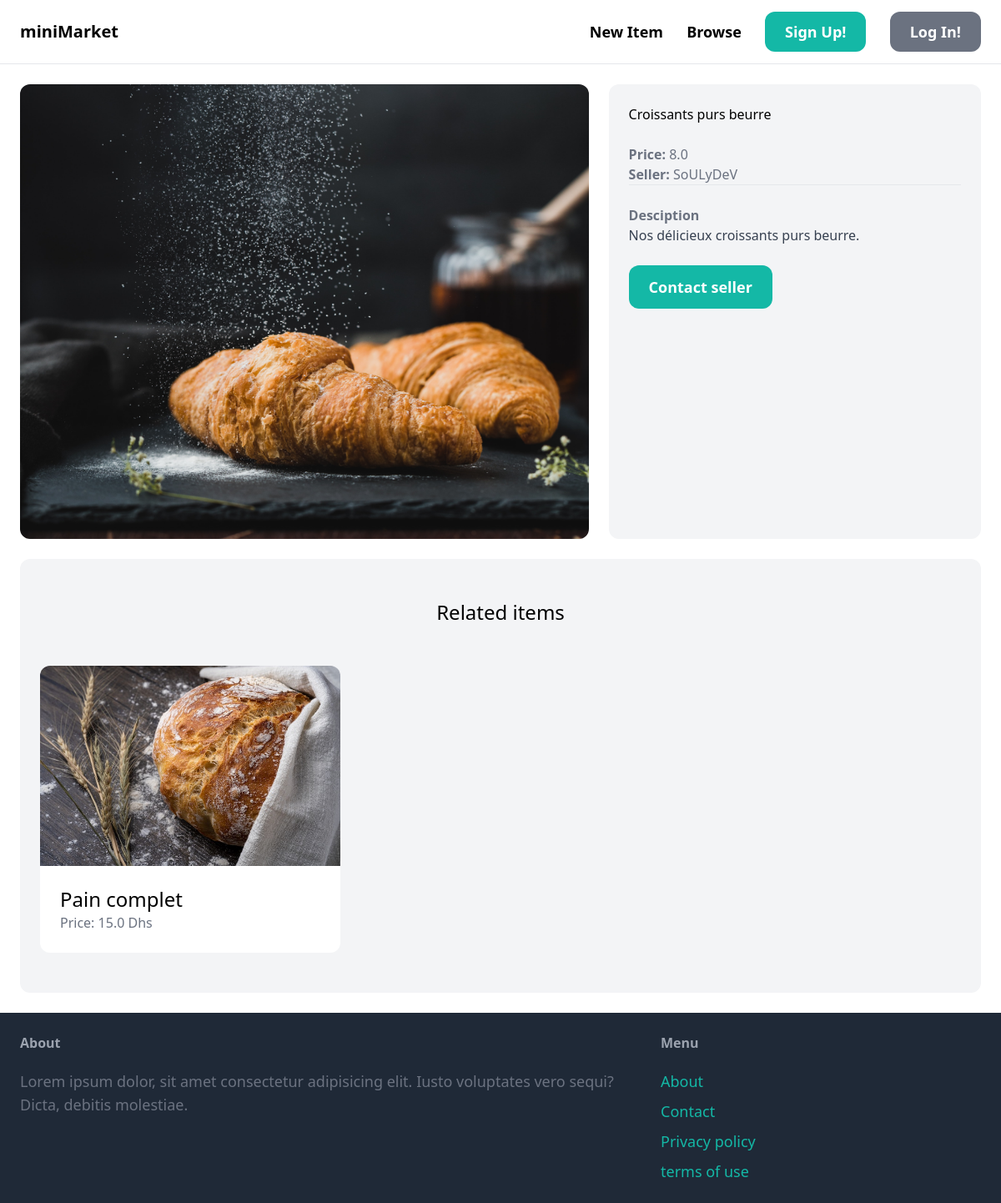
Screenshot of /items/2/ with the database file from the repository.
### item/models.py (models this page shows, shortened)
class Item(models.Model):
    category = models.ForeignKey(Category, related_name='items', on_delete=models.CASCADE)
    name = models.CharField(max_length=255)
    description = models.TextField(blank=True, null=True)
    price = models.FloatField()
    image = models.ImageField(upload_to='item_images', blank=True, null=True)
    is_sold = models.BooleanField(default=False)
    created_by = models.ForeignKey(User, related_name='items', on_delete=models.CASCADE)
    created_at = models.DateTimeField(auto_now_add=True)

### item/views.py (the view)
# urls.py: path('<int:pk>/', views.detail, name='detail'),
def detail(request, pk):
    item = get_object_or_404(Item, pk=pk)
    related_items = Item.objects.filter(category=item.category, is_sold=False).exclude(pk=pk)[0:3]
    return render(request, 'item/detail.html', {
        'item': item,
        'related_items': related_items
    })

### item/templates/item/detail.html (shortened to what this page needs)
{% extends 'core/base.html' %}
{% block content %}
<div class="grid grid-cols-5 gap-6">
    <div class="col-span-3">
        <img src="{{ item.image.url }}" class="rounded-xl">
    </div>
    <div class="col-span-2 p-6 bg-gray-100 rounded-xl">
        <h1 class="mb-6 text-3-xl">{{ item.name }}</h1>
        <p class="text-gray-500"><strong>Price: </strong>{{ item.price }}</p>
        <p class="text-gray-500"><strong>Seller: </strong>{{ item.created_by }}</p>
        <hr>
        {% if item.description %}
            <p class="mt-6 text-gray-700">
                <strong class="text-gray-500">Desciption</strong><br>
                {{ item.description }}
            </p>
        {% endif %}
        <a href="#" class="inline-block mt-6 px-6 py-3 text-lg font-semibold bg-teal-500 text-white rounded-xl hover:bg-teal-700">Contact seller</a>
    </div>
</div>
<div class="mt-6 px-6 py-12 bg-gray-100 rounded-xl">
    <h2 class="mb-12 text-2xl text-center">Related items</h2>
    <div class="grid grid-cols-3 gap-3">
        {% for item in related_items %}
        <div>
            <a href="{% url 'item:detail' item.id %}">
                <div>
                    <img src="{{ item.image.url }}" class="rounded-t-xl">
                </div>
                <div class="p-6 bg-white rounded-b-xl">
                    <h2 class="text-2xl">{{ item.name }}</h2>
                    <p class="text-gray-500">Price: {{ item.price }} Dhs</p>
                </div>
            </a>
        </div>
        {% endfor %}
    </div>
</div>
{% endblock %}

### rows the page displays
Item: image (picture), name "Croissants purs beurre", price "8.0", created_by "SoULyDeV", description "Nos délicieux croissants purs beurre."
Item: image (picture), name "Pain complet", price "15.0"
